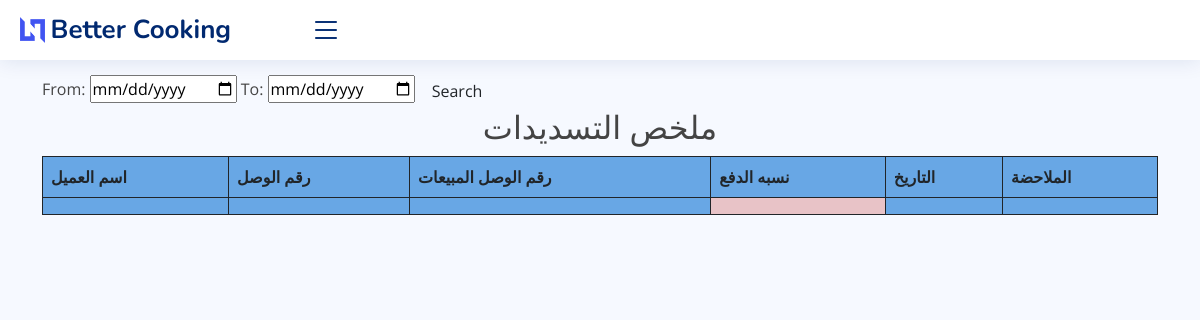
/payment_report, run on an earlier commit of the app's database.
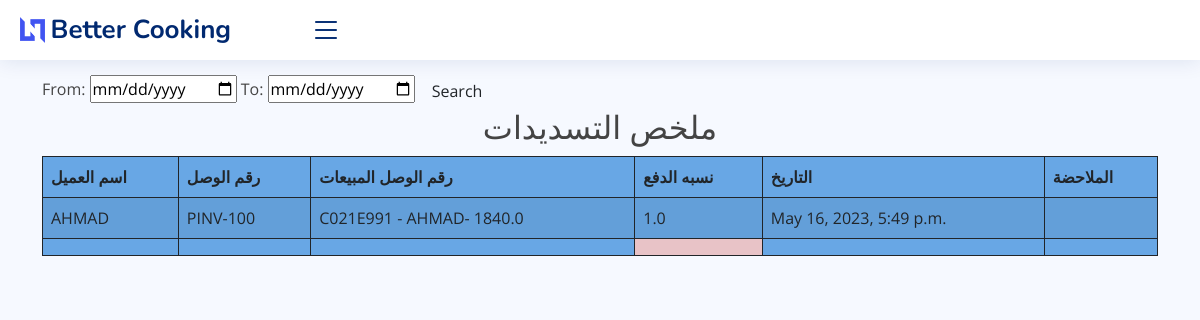
And on a later commit of the database.
### core/models.py (models this page shows, shortened)
class Payment_Entry(models.Model):
    Qst = (
        ('نقد', 'نقد'),
        ('قستی ١', 'قستی ١'),
        ('قستی ٢', 'قستی ٢'),
        ('قستی ٣ ', ' قستی ٣'),
        ('قستی ٤', 'قستی ٤'),
        ('قستی ٥', 'قستی ٥'),
        ('قستی ٦ ', ' قستی ٦'),
        ('قستی ٧', 'قستی ٧'),
        ('قستی ٨', 'قستی ٨'),
        ('قستی ٩ ', ' قستی ٩'),
        ('قستی ١٠', 'قستی ١٠'),
        ('قستی ١١', 'قستی ١١'),
        ('قستی ١٢ ', ' قستی ١٢'),
    )
    invoice_number = models.CharField(unique=True, editable=False, max_length=10)
    sales_invoice = models.ForeignKey(SaleInvoice, on_delete=models.CASCADE)
    q_type = models.CharField(max_length=10, verbose_name="Payment type", choices=Qst, blank=False)
    paid_amount = models.FloatField(validators=[MinValueValidator(0.01)], default=1)
    payment_date = models.DateTimeField(blank=False)
    note = models.CharField(max_length=100, blank=True)
    old_balance = models.DecimalField(max_digits=20, decimal_places=2, default=0, editable=False)
    class Meta:
        verbose_name_plural = '8. پارەدان'

class SaleInvoice(models.Model):
    STATUS = (
        ('مدفوع', 'مدفوع'),
        ('غير مدفوع', 'غير مدفوع'),
        ('المردود', 'المردود'),
        ('الإلغاء', 'الإلغاء'),
    )
    invoice_number = models.CharField(max_length=8, unique=True, editable=False)
    customer_name = models.ForeignKey(Customer, on_delete=models.CASCADE)
    date = models.DateTimeField(auto_now_add=True)
    status = models.CharField(max_length=10, choices=STATUS, default='مدفوع', blank=True)
    class Meta:
        verbose_name_plural = '3. Sale Invoice'
    def __str__(self):
        return f"{self.invoice_number} - {self.customer_name}- {self.total_sales_amount()}"
    def total_sales_amount(self):
        total_sales_amount = self.saleitem_set.aggregate(total=Sum('total_amt'))['total']
        return total_sales_amount or 0

class Customer(models.Model):
    customer_name = models.CharField(max_length=50, blank=True)
    customer_mobile = models.CharField(max_length=50, blank=True)
    customer_address = models.TextField(blank=True)
    city = models.CharField(max_length=50, blank=True)
    class Meta:
        verbose_name_plural = '2. Customers'
    def __str__(self):
        return self.customer_name

### core/views.py (the view)
# urls.py: path('payment_report', views.payment_report, name="payment_report"),
def payment_report(request):
    payment_report = Payment_Entry.objects.select_related()
    myFilter = Purchase_Filter(request.GET, queryset=payment_report)
    payment_repoert = myFilter.qs
    context = {'payment_report': payment_report, 'myFilter': myFilter}
    return render(request, 'core/reports/payment_report.html', context)

### core/templates/core/reports/payment_report.html (shortened to what this page needs)
{% extends 'core/base.html' %}
{% block content %}
    <br>
    <br> <br>
    <form class="form-a">
        From: <input type="date" value={{ myFilter.form.max_date }}</input>
        To: <input type="date" value={{ myFilter.form.min_date }}</input>
        <button type="submit" class="btn btn-b">Search</button>
    </form>
    <h2 class="text-center"> ملخص التسديدات </h2>
    <table id="example2" class="table table-striped" style="background-color: #68a7e5">
        <thead>
        <tr>
            <th>اسم العميل</th>
            <th>رقم الوصل</th>
            <th>رقم الوصل المبیعات</th>
            <th>نسبە الدفع</th>
            <th>التاريخ</th>
            <th>الملاحضة</th>
        </tr>
        </thead>
        <tbody>
        {% for i in  payment_report %}
            <tr>
                <td>{{ i.sales_invoice.customer_name }}</td>
                <td>{{ i.invoice_number }}</td>
                <td>{{ i.sales_invoice }}</td>
                <td>{{ i.paid_amount }}</td>
                <td>{{ i.payment_date }}</td>
                <td>{{ i.note }}</td>
            </tr>
        {% endfor %}
        </tbody>
        <tfoot>
        <th></th>
        <th></th>
  <th></th>
        <th style="background-color: #e8c3c7"></th>
        <th></th>
        <th></th>
        </tfoot>
    </table>
{% endblock %}

What changed in the data, as far as the page shows it:
added Payment_Entry: sales_invoice.customer_name "AHMAD", invoice_number "PINV-100", sales_invoice "C021E991 - AHMAD- 1840.0", paid_amount "1.0", payment_date "May 16, 2023, 5:49 p.m."
